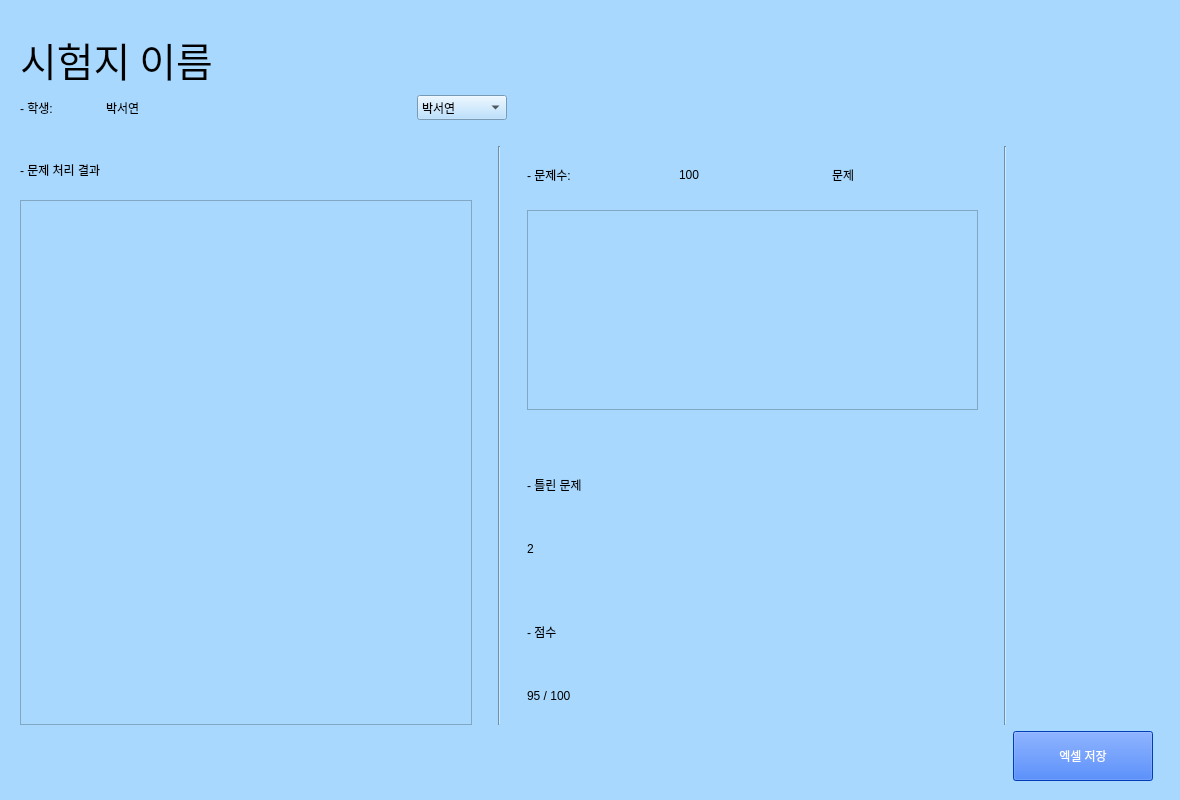
<?xml version="1.0" encoding="UTF-8"?>
<ui version="4.0">
 <class>resultPage</class>
 <widget class="QWidget" name="resultPage">
  <property name="geometry">
   <rect>
    <x>0</x>
    <y>0</y>
    <width>1180</width>
    <height>800</height>
   </rect>
  </property>
  <property name="sizePolicy">
   <sizepolicy hsizetype="Fixed" vsizetype="Fixed">
    <horstretch>0</horstretch>
    <verstretch>0</verstretch>
   </sizepolicy>
  </property>
  <property name="windowTitle">
   <string>Automatic Scoring Program</string>
  </property>
  <property name="styleSheet">
   <string notr="true">background: #a8d8fd</string>
  </property>
  <widget class="QWidget" name="layoutWidget">
   <property name="geometry">
    <rect>
     <x>20</x>
     <y>30</y>
     <width>1133</width>
     <height>751</height>
    </rect>
   </property>
   <layout class="QGridLayout" name="gridLayout_17">
    <item row="3" column="1">
     <widget class="QPushButton" name="ResultPushButton_5">
      <property name="sizePolicy">
       <sizepolicy hsizetype="Fixed" vsizetype="Fixed">
        <horstretch>0</horstretch>
        <verstretch>0</verstretch>
       </sizepolicy>
      </property>
      <property name="minimumSize">
       <size>
        <width>140</width>
        <height>50</height>
       </size>
      </property>
      <property name="styleSheet">
       <string notr="true">font: 81 24pt &quot;나눔스퀘어 ExtraBold&quot;;
color: rgb(255, 255, 255);
background-color: rgb(0, 85, 255);</string>
      </property>
      <property name="text">
       <string>엑셀 저장</string>
      </property>
     </widget>
    </item>
    <item row="0" column="0">
     <layout class="QGridLayout" name="gridLayout_18">
      <item row="1" column="2">
       <spacer name="horizontalSpacer_21">
        <property name="orientation">
         <enum>Qt::Horizontal</enum>
        </property>
        <property name="sizeType">
         <enum>QSizePolicy::Fixed</enum>
        </property>
        <property name="sizeHint" stdset="0">
         <size>
          <width>220</width>
          <height>20</height>
         </size>
        </property>
       </spacer>
      </item>
      <item row="1" column="3">
       <widget class="QComboBox" name="comboBox_5">
        <property name="sizePolicy">
         <sizepolicy hsizetype="Fixed" vsizetype="Fixed">
          <horstretch>0</horstretch>
          <verstretch>0</verstretch>
         </sizepolicy>
        </property>
        <property name="minimumSize">
         <size>
          <width>90</width>
          <height>25</height>
         </size>
        </property>
        <property name="styleSheet">
         <string notr="true">font: 75 12pt &quot;나눔스퀘어 Bold&quot;;</string>
        </property>
        <item>
         <property name="text">
          <string>박서연</string>
         </property>
        </item>
        <item>
         <property name="text">
          <string>손재호</string>
         </property>
        </item>
        <item>
         <property name="text">
          <string>하은영</string>
         </property>
        </item>
        <item>
         <property name="text">
          <string>박소영</string>
         </property>
        </item>
       </widget>
      </item>
      <item row="1" column="0">
       <widget class="QLabel" name="studentLabel_5">
        <property name="styleSheet">
         <string notr="true">font: 75 15pt &quot;나눔스퀘어 Bold&quot;;</string>
        </property>
        <property name="text">
         <string>- 학생:</string>
        </property>
       </widget>
      </item>
      <item row="1" column="1">
       <widget class="QLabel" name="StudentNameLabel_5">
        <property name="styleSheet">
         <string notr="true">font: 75 15pt &quot;나눔스퀘어 Bold&quot;;</string>
        </property>
        <property name="text">
         <string>박서연</string>
        </property>
       </widget>
      </item>
      <item row="0" column="0" colspan="4">
       <widget class="QLabel" name="testNameLabel_5">
        <property name="sizePolicy">
         <sizepolicy hsizetype="Maximum" vsizetype="Maximum">
          <horstretch>0</horstretch>
          <verstretch>0</verstretch>
         </sizepolicy>
        </property>
        <property name="font">
         <font>
          <family>나눔스퀘어 ExtraBold</family>
          <pointsize>30</pointsize>
          <weight>10</weight>
          <italic>false</italic>
          <bold>false</bold>
         </font>
        </property>
        <property name="styleSheet">
         <string notr="true">font: 81 30pt &quot;나눔스퀘어 ExtraBold&quot;;</string>
        </property>
        <property name="frameShape">
         <enum>QFrame::NoFrame</enum>
        </property>
        <property name="text">
         <string>시험지 이름</string>
        </property>
       </widget>
      </item>
      <item row="1" column="4">
       <spacer name="horizontalSpacer_22">
        <property name="orientation">
         <enum>Qt::Horizontal</enum>
        </property>
        <property name="sizeType">
         <enum>QSizePolicy::Fixed</enum>
        </property>
        <property name="sizeHint" stdset="0">
         <size>
          <width>500</width>
          <height>20</height>
         </size>
        </property>
       </spacer>
      </item>
     </layout>
    </item>
    <item row="2" column="0">
     <layout class="QGridLayout" name="gridLayout_19">
      <item row="0" column="0">
       <layout class="QVBoxLayout" name="verticalLayout_5">
        <item>
         <widget class="QLabel" name="scoreNameLabel_13">
          <property name="styleSheet">
           <string notr="true">font: 81 15pt &quot;나눔스퀘어 ExtraBold&quot;;</string>
          </property>
          <property name="text">
           <string>- 문제 처리 결과</string>
          </property>
         </widget>
        </item>
        <item>
         <widget class="QTableWidget" name="tableWidget">
          <property name="sizePolicy">
           <sizepolicy hsizetype="Minimum" vsizetype="Minimum">
            <horstretch>0</horstretch>
            <verstretch>0</verstretch>
           </sizepolicy>
          </property>
          <property name="minimumSize">
           <size>
            <width>200</width>
            <height>525</height>
           </size>
          </property>
         </widget>
        </item>
       </layout>
      </item>
      <item row="0" column="1">
       <spacer name="horizontalSpacer_23">
        <property name="orientation">
         <enum>Qt::Horizontal</enum>
        </property>
        <property name="sizeType">
         <enum>QSizePolicy::Fixed</enum>
        </property>
        <property name="sizeHint" stdset="0">
         <size>
          <width>20</width>
          <height>20</height>
         </size>
        </property>
       </spacer>
      </item>
      <item row="0" column="2">
       <widget class="Line" name="line_9">
        <property name="orientation">
         <enum>Qt::Vertical</enum>
        </property>
       </widget>
      </item>
      <item row="0" column="3">
       <spacer name="horizontalSpacer_24">
        <property name="orientation">
         <enum>Qt::Horizontal</enum>
        </property>
        <property name="sizeType">
         <enum>QSizePolicy::Fixed</enum>
        </property>
        <property name="sizeHint" stdset="0">
         <size>
          <width>20</width>
          <height>20</height>
         </size>
        </property>
       </spacer>
      </item>
      <item row="0" column="4">
       <layout class="QGridLayout" name="gridLayout_20">
        <item row="0" column="2">
         <widget class="QLabel" name="scoreNameLabel_15">
          <property name="sizePolicy">
           <sizepolicy hsizetype="Minimum" vsizetype="Minimum">
            <horstretch>0</horstretch>
            <verstretch>0</verstretch>
           </sizepolicy>
          </property>
          <property name="minimumSize">
           <size>
            <width>50</width>
            <height>30</height>
           </size>
          </property>
          <property name="styleSheet">
           <string notr="true">font: 81 15pt &quot;나눔스퀘어 ExtraBold&quot;;</string>
          </property>
          <property name="text">
           <string>문제</string>
          </property>
         </widget>
        </item>
        <item row="5" column="0">
         <spacer name="verticalSpacer_14">
          <property name="orientation">
           <enum>Qt::Vertical</enum>
          </property>
          <property name="sizeType">
           <enum>QSizePolicy::Fixed</enum>
          </property>
          <property name="sizeHint" stdset="0">
           <size>
            <width>20</width>
            <height>20</height>
           </size>
          </property>
         </spacer>
        </item>
        <item row="3" column="0" colspan="2">
         <widget class="QLabel" name="wrongProblemLabel_5">
          <property name="sizePolicy">
           <sizepolicy hsizetype="Minimum" vsizetype="Minimum">
            <horstretch>0</horstretch>
            <verstretch>0</verstretch>
           </sizepolicy>
          </property>
          <property name="minimumSize">
           <size>
            <width>110</width>
            <height>30</height>
           </size>
          </property>
          <property name="styleSheet">
           <string notr="true">font: 81 18pt &quot;나눔스퀘어 ExtraBold&quot;;</string>
          </property>
          <property name="text">
           <string>- 틀린 문제</string>
          </property>
         </widget>
        </item>
        <item row="2" column="0">
         <spacer name="verticalSpacer_13">
          <property name="orientation">
           <enum>Qt::Vertical</enum>
          </property>
          <property name="sizeType">
           <enum>QSizePolicy::Fixed</enum>
          </property>
          <property name="sizeHint" stdset="0">
           <size>
            <width>20</width>
            <height>40</height>
           </size>
          </property>
         </spacer>
        </item>
        <item row="7" column="0">
         <widget class="QLabel" name="myScoreLabel_5">
          <property name="styleSheet">
           <string notr="true">font: 81 15pt &quot;나눔스퀘어 Bold&quot;;</string>
          </property>
          <property name="text">
           <string>95 / 100</string>
          </property>
         </widget>
        </item>
        <item row="4" column="0">
         <widget class="QLabel" name="wrongProblemListLabel_5">
          <property name="styleSheet">
           <string notr="true">font: 81 15pt &quot;나눔스퀘어 Bold&quot;;</string>
          </property>
          <property name="text">
           <string>2</string>
          </property>
         </widget>
        </item>
        <item row="6" column="0">
         <widget class="QLabel" name="scoreLabel_5">
          <property name="sizePolicy">
           <sizepolicy hsizetype="Minimum" vsizetype="Minimum">
            <horstretch>0</horstretch>
            <verstretch>0</verstretch>
           </sizepolicy>
          </property>
          <property name="minimumSize">
           <size>
            <width>80</width>
            <height>30</height>
           </size>
          </property>
          <property name="styleSheet">
           <string notr="true">font: 81 18pt &quot;나눔스퀘어 ExtraBold&quot;;</string>
          </property>
          <property name="text">
           <string>- 점수</string>
          </property>
         </widget>
        </item>
        <item row="0" column="0">
         <widget class="QLabel" name="scoreNameLabel_14">
          <property name="sizePolicy">
           <sizepolicy hsizetype="Minimum" vsizetype="Minimum">
            <horstretch>0</horstretch>
            <verstretch>0</verstretch>
           </sizepolicy>
          </property>
          <property name="minimumSize">
           <size>
            <width>70</width>
            <height>30</height>
           </size>
          </property>
          <property name="styleSheet">
           <string notr="true">font: 81 15pt &quot;나눔스퀘어 ExtraBold&quot;;</string>
          </property>
          <property name="text">
           <string>- 문제수: </string>
          </property>
         </widget>
        </item>
        <item row="0" column="1">
         <widget class="QLabel" name="ProblemNumberLabel_5">
          <property name="minimumSize">
           <size>
            <width>100</width>
            <height>30</height>
           </size>
          </property>
          <property name="styleSheet">
           <string notr="true">font: 81 15pt &quot;나눔스퀘어 ExtraBold&quot;;</string>
          </property>
          <property name="text">
           <string>100</string>
          </property>
         </widget>
        </item>
        <item row="1" column="0" colspan="3">
         <widget class="QTableView" name="resultTableView_5">
          <property name="sizePolicy">
           <sizepolicy hsizetype="Minimum" vsizetype="Minimum">
            <horstretch>0</horstretch>
            <verstretch>0</verstretch>
           </sizepolicy>
          </property>
          <property name="minimumSize">
           <size>
            <width>200</width>
            <height>200</height>
           </size>
          </property>
         </widget>
        </item>
       </layout>
      </item>
      <item row="0" column="5">
       <spacer name="horizontalSpacer_25">
        <property name="orientation">
         <enum>Qt::Horizontal</enum>
        </property>
        <property name="sizeType">
         <enum>QSizePolicy::Fixed</enum>
        </property>
        <property name="sizeHint" stdset="0">
         <size>
          <width>20</width>
          <height>20</height>
         </size>
        </property>
       </spacer>
      </item>
      <item row="0" column="6">
       <widget class="Line" name="line_10">
        <property name="orientation">
         <enum>Qt::Vertical</enum>
        </property>
       </widget>
      </item>
     </layout>
    </item>
    <item row="1" column="0">
     <spacer name="verticalSpacer_15">
      <property name="orientation">
       <enum>Qt::Vertical</enum>
      </property>
      <property name="sizeType">
       <enum>QSizePolicy::Fixed</enum>
      </property>
      <property name="sizeHint" stdset="0">
       <size>
        <width>20</width>
        <height>20</height>
       </size>
      </property>
     </spacer>
    </item>
   </layout>
  </widget>
 </widget>
 <resources/>
 <connections/>
</ui>
